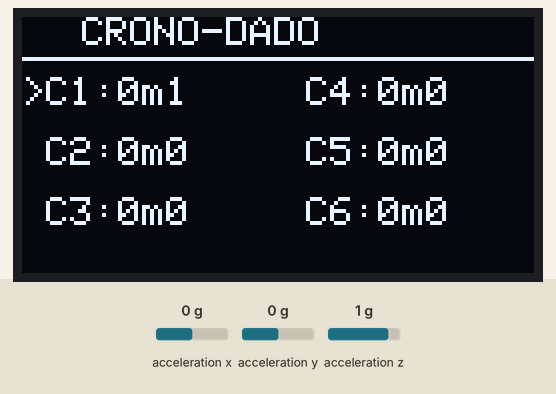
Recording of a sketch running on a simulated Arduino Uno, built with avr-gcc and run on an emulated ATmega328P. Shown: 128×64 one-colour display. Wiring (inferred from the names in the program): MPU-6050 motion sensor at I2C address 0x68. Inputs (shaded band) come from the test bench; at power-on: acceleration z 1 g, acceleration x 0 g, acceleration y 0 g.

Above: at 1.2 s.
1.3 s: acceleration z set to -1.4 g
At 2.8 s:
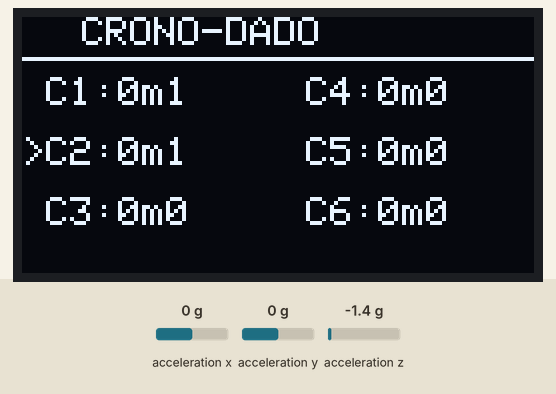
4.3 s: acceleration z set to 0 g
At 5.0 s:
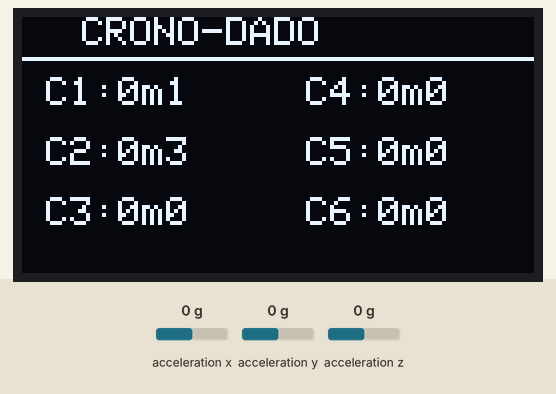
5.9 s: acceleration x set to -1.4 g
At 7.6 s:
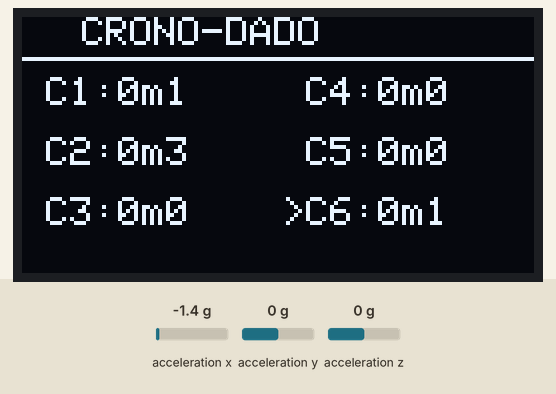
8.5 s: acceleration y set to -1.4 g
At 11.1 s:
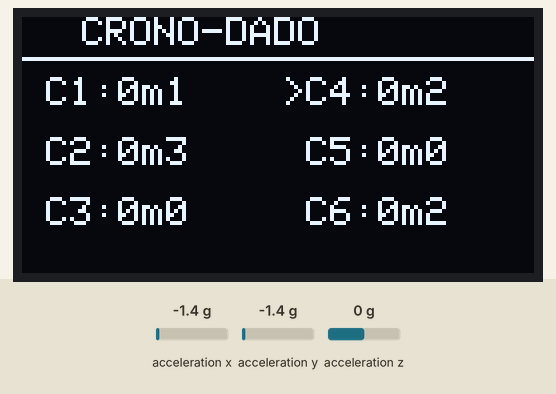
Timing chart, 0 to 12.1 s (numbered marks = the images above; inputs shaded):
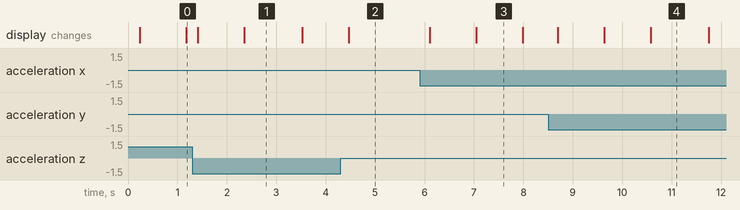

Measured:
- after the input at 1.3 s, the display: first changes after 0.11 s (image 1 shows a later state)
- after the input at 4.3 s, the display: changes after 0.17 s (image 2)
- after the input at 5.9 s, the display: first changes after 0.21 s (image 3 shows a later state)
- what the display in image 1 shows lasts 1.1 s, from 2.4 s to 3.5 s
- what the display in image 3 shows lasts 0.9 s, from 7.1 s to 8.0 s

The sketch:

Crono-Dado.ino
```cpp
#include <Wire.h>
#include <Adafruit_GFX.h>
#include <Adafruit_SSD1306.h>

// Configuración Del display OLED
#define SCREEN_WIDTH 128
#define SCREEN_HEIGHT 64
#define OLED_RESET    -1
#define SCREEN_ADDRESS 0x3C
Adafruit_SSD1306 display(SCREEN_WIDTH, SCREEN_HEIGHT, &Wire, OLED_RESET);

// Configuración del MPU6050
const int MPU_ADDR = 0x68;
int16_t AcX, AcY, AcZ;

// Establecer la lógica de los cronometros
unsigned long tiemposTotales[6] = {0, 0, 0, 0, 0, 0};
unsigned long tiempoUltimaLectura = 0;
int caraActual = -1;

void setup() {
  Serial.begin(9600); // Trabajaremos a 9600 Baudios
  Wire.begin();

  // Inicializar Pantalla
  if(!display.begin(SSD1306_SWITCHCAPVCC, SCREEN_ADDRESS)) {
    for(;;); // Bloquear si no hay pantalla
  }

  display.clearDisplay();
  display.setTextColor(SSD1306_WHITE);
  display.setTextSize(1);

  // Iniicializar el MPU
  Wire.beginTransmission(MPU_ADDR);
  Wire.write(0x6B);
  Wire.write(0);
  Wire.endTransmission(true);

  tiempoUltimaLectura = millis();
}

void loop() {
  leerAcelerometro();

  int caraDetectada = determinarCara();
  unsigned long tiempoAhora = millis();
  unsigned long deltaTiempo = tiempoAhora - tiempoUltimaLectura;
  tiempoUltimaLectura = tiempoAhora;

  // Lógica del sumador de tiempo
  if (caraDetectada != -1) {
    tiemposTotales[caraDetectada] += deltaTiempo;
    caraActual = caraDetectada;
  } else {
    caraActual = -1;
  }

  // Actualizamos la pantalla cada 200ms para no saturar el bus I2C
  static unsigned long ultimaOLED = 0;
  if (millis() - ultimaOLED > 200) {
    actualizarPantalla();
    ultimaOLED = millis();
  }
}

void leerAcelerometro() {
  Wire.beginTransmission(MPU_ADDR);
  Wire.write(0x3B);
  Wire.endTransmission(false);
  Wire.requestFrom(MPU_ADDR, 6, true);

  if (Wire.available() >= 6) {
    AcX = Wire.read() << 8 | Wire.read();
    AcY = Wire.read() << 8 | Wire.read();
    AcZ = Wire.read() << 8 | Wire.read();
  }
}

int determinarCara() {
  int umbral = 12000; // Sensibilidad para Arduino
  if (AcZ > umbral)  return 0; // Cara 1
  if (AcZ < -umbral) return 1; // Cara 2
  if (AcY > umbral)  return 2; // Cara 3
  if (AcY < -umbral) return 3; // Cara 4
  if (AcX > umbral)  return 4; // Cara 5
  if (AcX < -umbral) return 5; // Cara 6
  return -1;
}

void actualizarPantalla() {
  display.clearDisplay();

  display.setCursor(15, 0);
  display.print(F("CRONO-DADO"));
  display.drawFastHLine(0, 10, 128, SSD1306_WHITE);

  for (int i = 0; i < 6; i++) {
    int col = (i < 3) ? 0 : 65;
    int row = 15 + (i % 3) * 15;

    display.setCursor(col, row);
    if (i == caraActual) display.print(F(">"));
    else display.print(F(" "));

    display.print(F("C"));
    display.print(i + 1);
    display.print(F(":"));

    unsigned long segTotales = tiemposTotales[i] / 1000;
    display.print(segTotales / 60);
    display.print(F("m"));
    display.print(segTotales % 60);
  }

  display.display();
}
```
